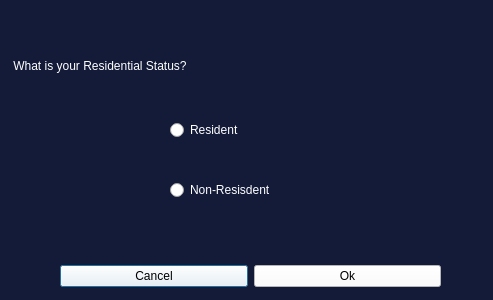
<?xml version="1.0" encoding="UTF-8"?>
<ui version="4.0">
 <class>thirdDialog</class>
 <widget class="QDialog" name="thirdDialog">
  <property name="geometry">
   <rect>
    <x>0</x>
    <y>0</y>
    <width>493</width>
    <height>300</height>
   </rect>
  </property>
  <property name="windowTitle">
   <string>Dialog</string>
  </property>
  <property name="styleSheet">
   <string notr="true">QDialog
{
background-color:#131b39;
}</string>
  </property>
  <widget class="QLabel" name="label">
   <property name="geometry">
    <rect>
     <x>10</x>
     <y>40</y>
     <width>661</width>
     <height>51</height>
    </rect>
   </property>
   <property name="styleSheet">
    <string notr="true">QLabel
{
color:white;
	font: 900 22pt &quot;Arial Black&quot;;
}</string>
   </property>
   <property name="text">
    <string> What is your Residential Status?</string>
   </property>
  </widget>
  <widget class="QRadioButton" name="rr">
   <property name="geometry">
    <rect>
     <x>170</x>
     <y>120</y>
     <width>100</width>
     <height>20</height>
    </rect>
   </property>
   <property name="styleSheet">
    <string notr="true">color:white;

font: 13pt &quot;Segoe UI&quot;;</string>
   </property>
   <property name="text">
    <string>Resident</string>
   </property>
  </widget>
  <widget class="QRadioButton" name="rnr">
   <property name="geometry">
    <rect>
     <x>170</x>
     <y>180</y>
     <width>171</width>
     <height>20</height>
    </rect>
   </property>
   <property name="styleSheet">
    <string notr="true">color:white;

font: 13pt &quot;Segoe UI&quot;;</string>
   </property>
   <property name="text">
    <string>Non-Resisdent</string>
   </property>
  </widget>
  <widget class="QWidget" name="horizontalLayoutWidget">
   <property name="geometry">
    <rect>
     <x>60</x>
     <y>260</y>
     <width>381</width>
     <height>32</height>
    </rect>
   </property>
   <layout class="QHBoxLayout" name="horizontalLayout">
    <item>
     <widget class="QPushButton" name="rno">
      <property name="styleSheet">
       <string notr="true">background-color: white;
color:black;</string>
      </property>
      <property name="text">
       <string>Cancel</string>
      </property>
     </widget>
    </item>
    <item>
     <widget class="QPushButton" name="ryes">
      <property name="styleSheet">
       <string notr="true">background-color: white;
color:black;</string>
      </property>
      <property name="text">
       <string>Ok</string>
      </property>
     </widget>
    </item>
   </layout>
  </widget>
 </widget>
 <resources/>
 <connections/>
</ui>
